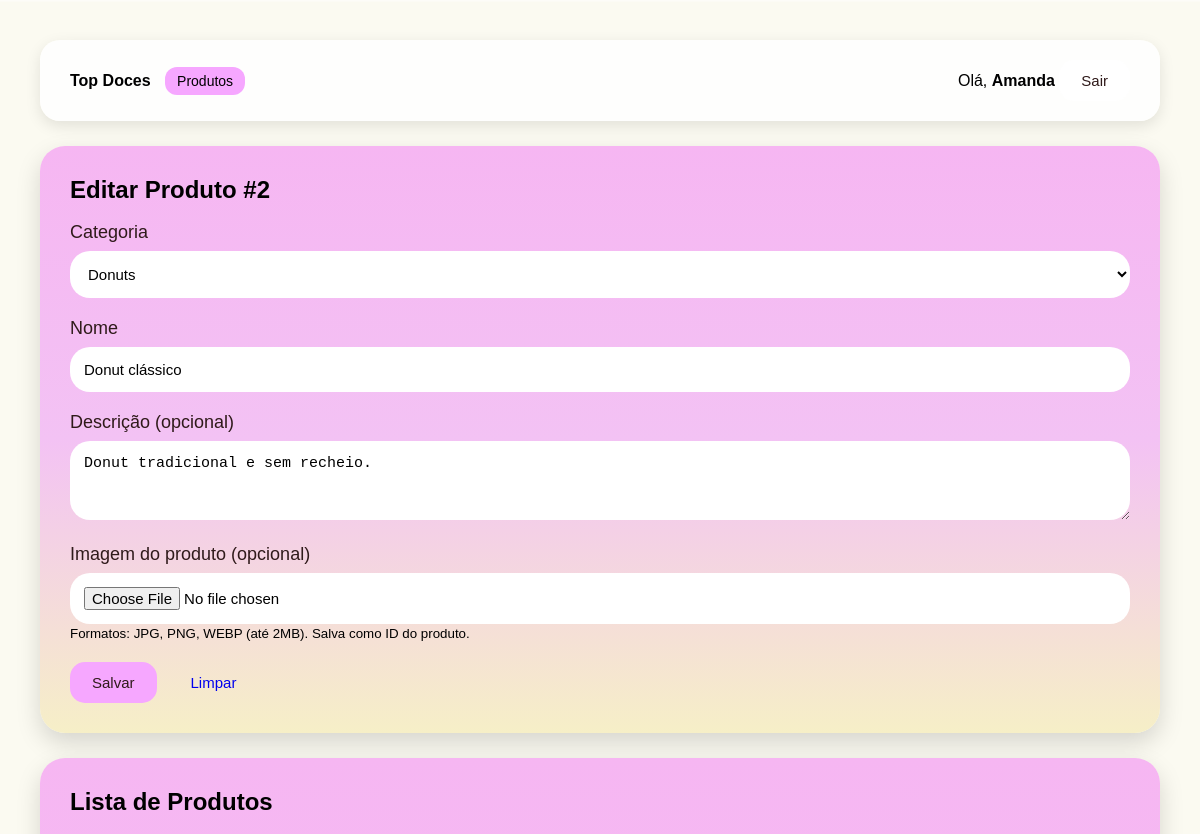
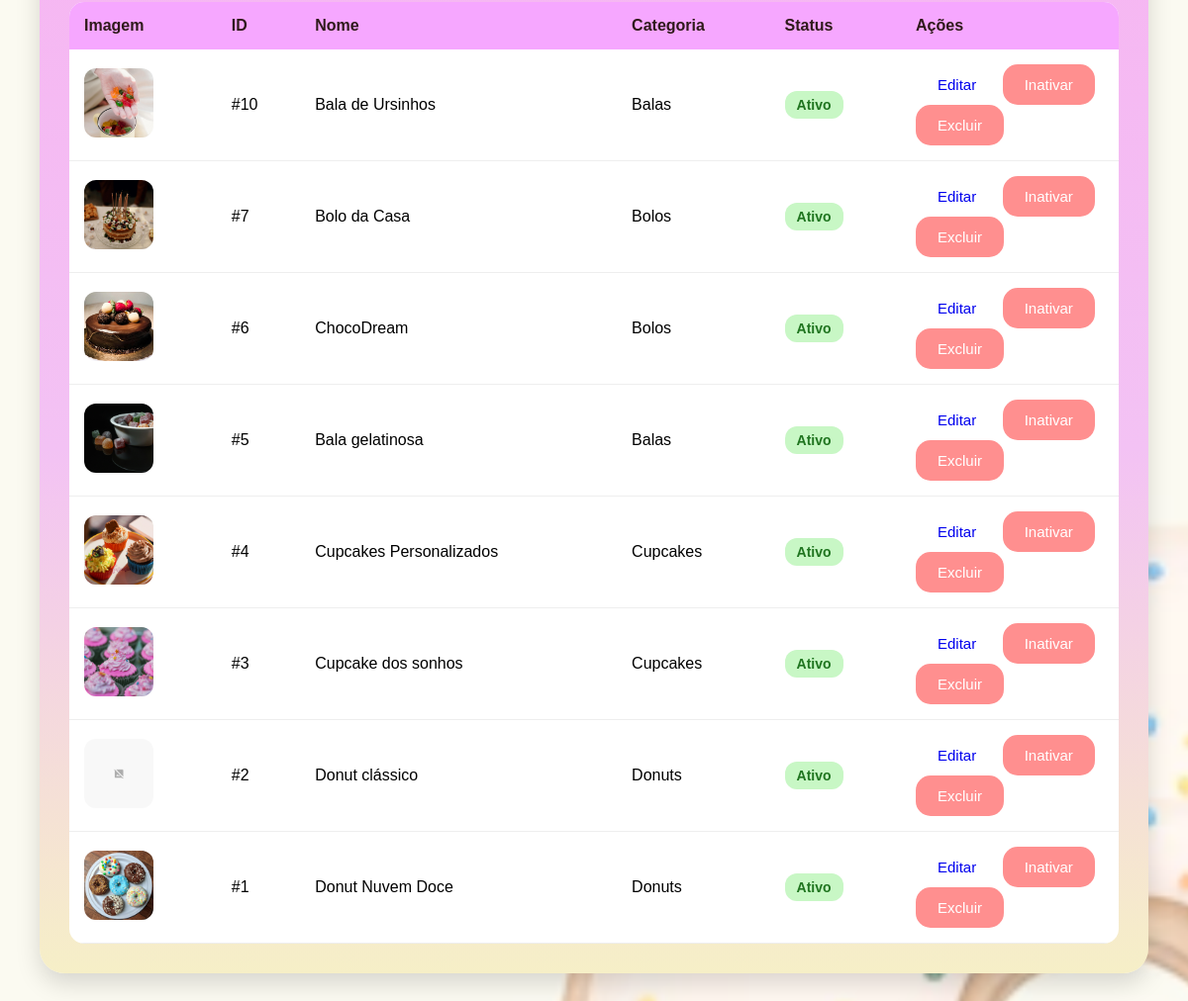
/lojadoces/index.php?controller=produto&action=index&id=2 (signed in), run on the app's committed database (2 pictures, top to bottom).
### tables this page shows
CREATE TABLE `produto` (
  `id` int(11) NOT NULL,
  `categoria_id` int(11) NOT NULL,
  `nome` varchar(100) NOT NULL,
  `descricao` text DEFAULT NULL,
  `ativo` tinyint(1) NOT NULL DEFAULT 1
);

CREATE TABLE `categoria` (
  `id` int(11) NOT NULL,
  `nome` varchar(100) NOT NULL,
  `ativo` tinyint(1) NOT NULL DEFAULT 1
);

### lojadoces/controllers/ProdutoController.php (called while the page is built, shortened)
<?php
require_once __DIR__ . '/../models/Produto.php';
require_once __DIR__ . '/../models/categoria.php';
class ProdutoController
{
    public function index(): void
    {
        $produtoModel = new Produto();
        $categoriaModel = new Categoria();
        $produtos = $produtoModel->listarComCategoria(false);
        $categorias = $categoriaModel->listarAtivas();
        $editar = null;
        if (isset($_GET['id'])) {
            $editar = $produtoModel->buscarPorId(
                (int)$_GET['id']
            );
        }
        require_once __DIR__ . '/../views/produtos.php';
    }
}

### lojadoces/index.php (called while the page is built, shortened)
<?php
require_once __DIR__ . '/config/db.php';
$controller = $_GET['controller'] ?? 'auth';
$action = $_GET['action'] ?? 'form';
switch ($controller) {
    case 'produto':
        require_once __DIR__ . '/controllers/ProdutoController.php';
        $c = new ProdutoController();
        break;
}
$c->$action();

### lojadoces/config/db.php (called while the page is built)
<?php
class Database
{
private static $conn = null;
public static function getConnection()
{
    if (self::$conn === null) {
        try {
self::$conn = new PDO(
"mysql:host=localhost;dbname=lojadoces;charset=utf8mb4",
"root",
"",
    [
    PDO::ATTR_ERRMODE => PDO::ERRMODE_EXCEPTION,
    PDO::ATTR_DEFAULT_FETCH_MODE => PDO::FETCH_ASSOC
    ]
);
} catch (PDOException $e) {
 die("Erro ao conectar ao banco de dados:" . $e->getMessage());
}
}
return self::$conn;
}
}

### lojadoces/models/Produto.php (called while the page is built, shortened)
<?php
require_once __DIR__ . '/../config/db.php';
class Produto
{
    private PDO $conn;
    public function __construct()
    {
        $this->conn = Database::getConnection();
    }
    public function listarComCategoria(bool $somenteAtivos = false): array
    {
        $sql = "
            SELECT
                p.id,
                p.categoria_id,
                p.nome,
                p.descricao,
                p.ativo,
                c.nome AS categoria_nome
            FROM produto p
            INNER JOIN categoria c
            ON c.id = p.categoria_id
        ";
        $sql .= " ORDER BY p.id DESC";
        return $this->conn->query($sql)->fetchAll();
    }
    public function buscarPorId(int $id): ?array
    {
        $stmt = $this->conn->prepare("
            SELECT *
            FROM produto
            WHERE id = :id
        ");
        $stmt->execute([
            ':id' => $id
        ]);
        $r = $stmt->fetch();
        return $r ?: null;
    }
}

### lojadoces/models/categoria.php (called while the page is built)
<?php
require_once __DIR__ . '/../config/db.php';
class Categoria
{
    private PDO $conn;
    public function __construct()
    {
        $this->conn = Database::getConnection();
    }
    public function listarAtivas(): array
    {
        return $this->conn->query("
            SELECT id, nome
            FROM categoria
            WHERE ativo = 1
            ORDER BY nome
        ")->fetchAll();
    }
}

### lojadoces/views/produtos.php (the view, shortened to what this page needs)
<?php
function imagemProdutoUrl(int $produtoId): string
{
$baseFs = __DIR__ . "/../public/uploads/produtos/";
$baseUrl = "/lojadoces/public/uploads/produtos/";
foreach (['jpg','png','webp'] as $ext) {
if (file_exists($baseFs . $produtoId . '.' . $ext)) {
return $baseUrl . $produtoId . '.' . $ext;
}
}
return "/lojadoces/imagem/produto_sem_foto.png";
}
?>
<!doctype html>
<html lang="pt-br">
<head>
      <link rel="stylesheet" href="/lojadoces/public/assets/css/style.css">
</head>
<body class="produtos-body">
<div class="header">
<div class="container header-inner">
<div>
<strong>Top Doces</strong>
<span class="badge">Produtos</span>
</div>
<div class="user">
Olá, <strong><?= htmlspecialchars($_SESSION['nome'] ?? 'Usuário') ?></strong>
<a class="btn btn-ghost" href="index.php?controller=auth&action=logout">Sair</a>
</div>
</div>
</div>
<div class="container grid">
<div class="card">
<h2><?= $editar ? "Editar Produto #".(int)$editar['id'] : "Cadastrar Produto" ?></h2>
<form method="post" action="index.php?controller=produto&action=salvar" enctype="multipart/form-data">
<div class="form-group">
<label>Categoria</label>
<select class="input" name="categoria_id" required>
<?php foreach ($categorias as $c): ?>
<option value="<?= (int)$c['id'] ?>"
<?= $editar && (int)$editar['categoria_id'] === (int)$c['id'] ? 'selected' : '' ?>>
<?= htmlspecialchars($c['nome']) ?>
</option>
<?php endforeach; ?>
</select>
</div>
<div class="form-group">
<label>Nome</label>
<input class="input" type="text" name="nome" required
value="<?= $editar ? htmlspecialchars($editar['nome']) : '' ?>">
</div>
<div class="form-group">
<label>Descrição (opcional)</label>
<textarea class="input" name="descricao" rows="3"><?= $editar ?
htmlspecialchars($editar['descricao'] ?? '') : '' ?></textarea>
</div>
<div class="form-group">
<label>Imagem do produto (opcional)</label>
<input class="input" type="file" name="imagem" accept="image/png, image/jpeg, image/webp">
<small class="muted">Formatos: JPG, PNG, WEBP (até 2MB). Salva como ID do produto.</small>
</div>
<div class="actions">
<button class="btn btn-primary" type="submit">Salvar</button>
<a class="btn" href="index.php?controller=produto&action=index">Limpar</a>
</div>
</form>
</div>
<div class="card">
<h2>Lista de Produtos</h2>
<table class="table">
<thead>
<tr>
<th>Imagem</th>
<th>ID</th>
<th>Nome</th>
<th>Categoria</th>
<th>Status</th>
<th style="width:220px;">Ações</th>
</tr>
</thead>
<tbody>
<?php foreach ($produtos as $p): ?>
<tr>
<td>
<img class="thumb" src="<?= imagemProdutoUrl((int)$p['id']) ?>" alt="produto">
</td>
<td>#<?= (int)$p['id'] ?></td>
<td><?= htmlspecialchars($p['nome']) ?></td>
<td><?= htmlspecialchars($p['categoria_nome']) ?></td>
<td>
<?= ((int)$p['ativo'] === 1) ? '<span class="tag ok">Ativo</span>' : '<span class="tag
off">Inativo</span>' ?>
</td>
<td>
<a class="btn" href="index.php?controller=produto&action=index&id=<?= (int)$p['id']
?>">Editar</a>
<?php if ((int)$p['ativo'] === 1): ?>
<a class="btn btn-danger"
href="index.php?controller=produto&action=toggle&id=<?= (int)$p['id'] ?>&ativo=0"
onclick="return confirm('Inativar este produto?')">Inativar</a>
<?php else: ?>
<a class="btn btn-success"
href="index.php?controller=produto&action=toggle&id=<?= (int)$p['id'] ?>&ativo=1">Ativar</a>
<?php endif; ?>
<a class="btn btn-danger"
href="index.php?controller=produto&action=deletar&id=<?= (int)$p['id'] ?>"
onclick="return confirm('⚠️ DELETAR permanentemente? Não há volta!')">Excluir</a>
</td>
</tr>
<?php endforeach; ?>
</tbody>
</table>
</div>
</div>
</body>
</html>

### lojadoces/public/assets/css/style.css (style rules this page uses)
* { margin:0; padding:0; box-sizing:border-box; }
body { font-family: Arial, sans-serif; min-height:100vh; display:flex; justify-content:center; align-items:center; background-image:url("../../../imagem/fundo.png"); background-size:cover; background-position:center; background-repeat:no-repeat; }
label { display:block; margin-top:18px; margin-bottom:8px; color:#2f1a1a; font-size:18px; }
input { width:100%; padding:15px; border:none; border-radius:30px; background:#f8f8ef; font-size:16px; outline:none; }
.btn { padding:12px 28px; border:none; border-radius:20px; text-decoration:none; font-size:16px; cursor:pointer; transition:0.3s; }
.card { background:linear-gradient( to bottom, #f6b6f2, #f3c2f4, #f6efc7 ); padding:30px; border-radius:25px; box-shadow:0 10px 25px rgba(0,0,0,0.15); }
.produtos-body { font-family: Arial, sans-serif; min-height:100vh; background-image:url("../../../imagem/fundo.png"); background-size:cover; background-position:center; background-repeat:no-repeat; padding:40px; display:block; }
.header { width:100%; margin-bottom:25px; }
.header-inner { display:flex; justify-content:space-between; align-items:center; background:rgba(255,255,255,0.88); padding:20px 30px; border-radius:20px; box-shadow:0 5px 15px rgba(0,0,0,0.1); }
.container { width:100%; max-width:1200px; margin:auto; }
.grid { display:flex; flex-direction:column; gap:25px; }
.form-group { margin-bottom:20px; }
.input, textarea, select { width:100%; padding:14px; border:none; border-radius:20px; background:#fff; font-size:15px; outline:none; }
.actions { display:flex; gap:12px; margin-top:20px; }
.btn { padding:12px 22px; border-radius:15px; text-decoration:none; border:none; cursor:pointer; transition:0.3s; font-size:15px; display:inline-flex; align-items:center; justify-content:center; }
.btn-primary { background:#f6a7ff; color:#2f1a1a; }
.btn-danger { background:#ff8f8f; color:white; }
.btn-ghost { background:#ffffff; color:#2f1a1a; }
.table { width:100%; border-collapse:collapse; margin-top:20px; background:white; border-radius:15px; overflow:hidden; }
.table th { background:#f6a7ff; color:#2f1a1a; padding:15px; text-align:left; }
.table td { padding:15px; border-bottom:1px solid #eee; }
.thumb { width:70px; height:70px; object-fit:cover; border-radius:12px; }
.tag { padding:6px 12px; border-radius:12px; font-size:14px; font-weight:bold; }
.ok { background:#c8f7c5; color:#207520; }
.badge { background:#f6a7ff; padding:6px 12px; border-radius:12px; margin-left:10px; font-size:14px; }

### data on the page
produto: id "2", categoria_id "Donuts", nome "Donut clássico", descricao "Donut tradicional e sem recheio.", shows a picture, categoria.nome "Donuts", ativo "Ativo"
produto: shows a picture, id "10", nome "Bala de Ursinhos", categoria.nome "Balas", ativo "Ativo"
produto: shows a picture, id "7", nome "Bolo da Casa", categoria.nome "Bolos", ativo "Ativo"
produto: shows a picture, id "6", nome "ChocoDream", categoria.nome "Bolos", ativo "Ativo"
produto: shows a picture, id "5", nome "Bala gelatinosa", categoria.nome "Balas", ativo "Ativo"
produto: shows a picture, id "4", nome "Cupcakes Personalizados", categoria.nome "Cupcakes", ativo "Ativo"
produto: shows a picture, id "3", nome "Cupcake dos sonhos", categoria.nome "Cupcakes", ativo "Ativo"
produto: shows a picture, id "1", nome "Donut Nuvem Doce", categoria.nome "Donuts", ativo "Ativo"

### other printed values
$_SESSION['nome'] "Amanda"
